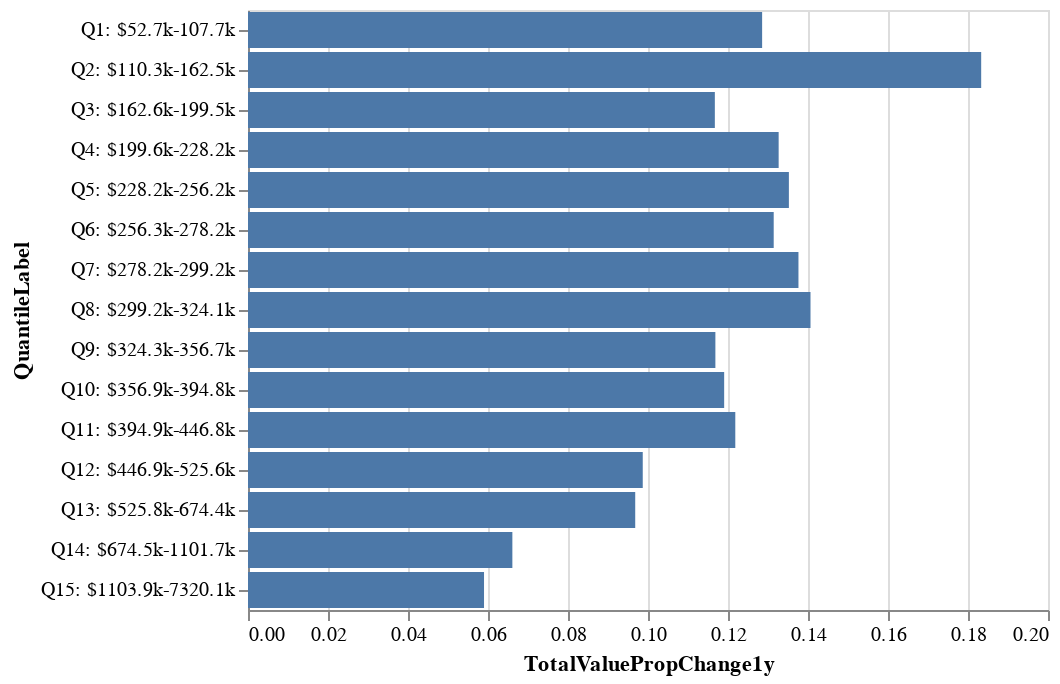

The code cell stored with this chart in its notebook:
### Markdown cell above
Let's plot one-year proportion change by property value quantile. This shows that properties in the second quantile increased in value much more than any other quantile:

### Code cell
alt.Chart(assessments).mark_bar().encode(
    x=alt.Y("TotalValuePropChange1y:Q"),
    y=alt.X("QuantileLabel:N", sort=alt.SortField("TotalValueQuintile")),
)

### Figure 1 — Vega-Lite specification as saved in the notebook (floating-point values rounded to 4 significant figures)
{"config": {"view": {"continuousWidth": 400, "continuousHeight": 300}}, "data": {"name": "data-ce07a82fe814f613ad7ee7c3c0375edb"}, "mark": "bar", "encoding": {"x": {"field": "TotalValuePropChange1y", "type": "quantitative"}, "y": {"field": "QuantileLabel", "sort": {"field": "TotalValueQuintile"}, "type": "nominal"}}, "$schema": "https://vega.github.io/schema/vega-lite/v4.17.0.json", "datasets": {"data-ce07a82fe814f613ad7ee7c3c0375edb": [{"TotalValueQuintile": 1, "TotalValuePropChange1y": 0.1285, "TotalValuePropChange5y": 0.1542, "TotalValuePropChange10y": 0.08684, "MinValue": 52700, "MaxValue": 107700, "QuantileLabel": "Q1: $52.7k-107.7k"}, {"TotalValueQuintile": 2, "TotalValuePropChange1y": 0.1833, "TotalValuePropChange5y": 0.4688, "TotalValuePropChange10y": 0.5107, "MinValue": 110300, "MaxValue": 162500, "QuantileLabel": "Q2: $110.3k-162.5k"}, {"TotalValueQuintile": 3, "TotalValuePropChange1y": 0.1167, "TotalValuePropChange5y": 0.4288, "TotalValuePropChange10y": 0.4785, "MinValue": 162600, "MaxValue": 199500, "QuantileLabel": "Q3: $162.6k-199.5k"}, {"TotalValueQuintile": 4, "TotalValuePropChange1y": 0.1327, "TotalValuePropChange5y": 0.4137, "TotalValuePropChange10y": 0.4936, "MinValue": 199600, "MaxValue": 228200, "QuantileLabel": "Q4: $199.6k-228.2k"}, {"TotalValueQuintile": 5, "TotalValuePropChange1y": 0.1352, "TotalValuePropChange5y": 0.4139, "TotalValuePropChange10y": 0.482, "MinValue": 228200, "MaxValue": 256200, "QuantileLabel": "Q5: $228.2k-256.2k"}, {"TotalValueQuintile": 6, "TotalValuePropChange1y": 0.1314, "TotalValuePropChange5y": 0.3994, "TotalValuePropChange10y": 0.4895, "MinValue": 256300, "MaxValue": 278200, "QuantileLabel": "Q6: $256.3k-278.2k"}, {"TotalValueQuintile": 7, "TotalValuePropChange1y": 0.1376, "TotalValuePropChange5y": 0.4054, "TotalValuePropChange10y": 0.5112, "MinValue": 278200, "MaxValue": 299200, "QuantileLabel": "Q7: $278.2k-299.2k"}, {"TotalValueQuintile": 8, "TotalValuePropChange1y": 0.1406, "TotalValuePropChange5y": 0.4113, "TotalValuePropChange10y": 0.5058, "MinValue": 299200, "MaxValue": 324100, "QuantileLabel": "Q8: $299.2k-324.1k"}, {"TotalValueQuintile": 9, "TotalValuePropChange1y": 0.1168, "TotalValuePropChange5y": 0.3846, "TotalValuePropChange10y": 0.4914, "MinValue": 324300, "MaxValue": 356700, "QuantileLabel": "Q9: $324.3k-356.7k"}, {"TotalValueQuintile": 10, "TotalValuePropChange1y": 0.119, "TotalValuePropChange5y": 0.4006, "TotalValuePropChange10y": 0.5053, "MinValue": 356900, "MaxValue": 394800, "QuantileLabel": "Q10: $356.9k-394.8k"}, {"TotalValueQuintile": 11, "TotalValuePropChange1y": 0.1218, "TotalValuePropChange5y": 0.3934, "TotalValuePropChange10y": 0.4967, "MinValue": 394900, "MaxValue": 446800, "QuantileLabel": "Q11: $394.9k-446.8k"}, {"TotalValueQuintile": 12, "TotalValuePropChange1y": 0.09869, "TotalValuePropChange5y": 0.3779, "TotalValuePropChange10y": 0.4936, "MinValue": 446900, "MaxValue": 525600, "QuantileLabel": "Q12: $446.9k-525.6k"}, {"TotalValueQuintile": 13, "TotalValuePropChange1y": 0.09681, "TotalValuePropChange5y": 0.3325, "TotalValuePropChange10y": 0.4665, "MinValue": 525800, "MaxValue": 674400, "QuantileLabel": "Q13: $525.8k-674.4k"}, {"TotalValueQuintile": 14, "TotalValuePropChange1y": 0.06609, "TotalValuePropChange5y": 0.3022, "TotalValuePropChange10y": 0.5012, "MinValue": 674500, "MaxValue": 1101700, "QuantileLabel": "Q14: $674.5k-1101.7k"}, {"TotalValueQuintile": 15, "TotalValuePropChange1y": 0.05901, "TotalValuePropChange5y": 0.3146, "TotalValuePropChange10y": 0.5959, "MinValue": 1103900, "MaxValue": 7320100, "QuantileLabel": "Q15: $1103.9k-7320.1k"}]}}
